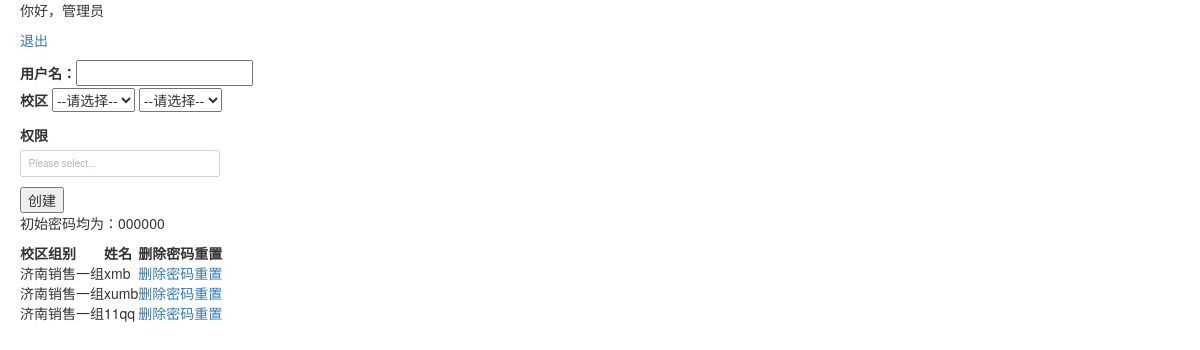
The page /admin/ (signed in) on the database its author committed.
### app/models.py (models this page shows)
class User(db.Model,UserMixin):
    __tablename__ = 'user'
    id = db.Column(db.Integer,primary_key=True)
    school = db.Column(db.String())
    group = db.Column(db.String())
    username = db.Column(db.String(128),index=True,unique=True)
    password_hash = db.Column(db.String(128))
    flag = db.Column(db.String())

### app/admin.py (the view)
@admin.route('/')
@login_required
def admin_index():
	t = User.query.filter(User.id>1)
	return render_template('admin.html',t = t)

### app/user.py (called while the page is built)
@loginmanager.user_loader
def load_user(id):
	return User.query.get(int(id))

### app/templates/admin.html (shortened to what this page needs)
<!DOCTYPE html PUBLIC "-//W3C//DTD XHTML 1.0 Transitional//EN" "http://www.w3.org/TR/xhtml1/DTD/xhtml1-transitional.dtd">
<html xmlns="http://www.w3.org/1999/xhtml">
<head>
<link rel="stylesheet" href="/static/css/bootstrap.min.css">
<link href="/static/css/component-chosen.css" rel="stylesheet">
</head>
<body>
    <div style="position: relative; left: 20px;">
        <p>你好，管理员</p>
<a href="{{url_for('user.saleman_logout')}}">退出</a></p>
<form action="{{url_for('admin.admin_add')}}" method="post" id="form_id">
<label>用户名：</label><input type="text" name="username" >
<p>
<label>校区</label>
    <select name="school" id="one" onchange="func(this.value)" form="form_id">
        <option value="">--请选择--</option>
    </select>
    <select id="two" form="form_id" name="group">
        <option value="">--请选择--</option>
    </select></p>
  <p>
    <div style="width: 200px;">
        <label>权限</label>
            </div>
 </p>
<button type="submit">创建</button>
 <p>初始密码均为：000000</p>
</form>
<table>
  <tr>
    <th>校区</th>
    <th>组别</th>
    <th>姓名</th>
    <th>删除</th>
    <th>密码重置</th>
  </tr>
  {% for i in t %}
  <tr>
    {%if i.school%}
    <td>{{i.school}}</td>
    {%else%}
    <td></td>
    {%endif%}
    {%if i.group%}
    <td>{{i.group}}</td>
    {%else%}
    <td></td>
    {%endif%}
    <td>{{i.username}}</td>
    <td>
      <a href="{{url_for('admin.admin_delete',id = i.id)}}">删除</a>
    </td>
    <td>
      <a href="{{url_for('admin.admin_reset_psw',id = i.id)}}">密码重置</a>
    </td>
  {%endfor%}
</table>
    </div>
</body>
</html>

### rows shown on the page
User: school "济南", group "销售一组", username "xmb"
User: school "济南", group "销售一组", username "xumb"
User: school "济南", group "销售一组", username "11qq"
